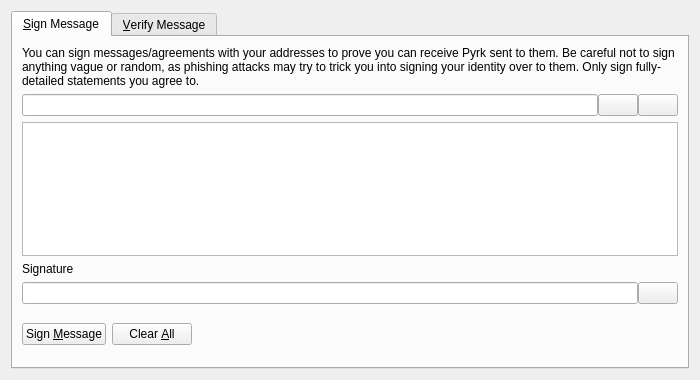
<?xml version="1.0" encoding="UTF-8"?>
<ui version="4.0">
 <class>SignVerifyMessageDialog</class>
 <widget class="QDialog" name="SignVerifyMessageDialog">
  <property name="geometry">
   <rect>
    <x>0</x>
    <y>0</y>
    <width>700</width>
    <height>380</height>
   </rect>
  </property>
  <property name="windowTitle">
   <string>Signatures - Sign / Verify a Message</string>
  </property>
  <property name="modal">
   <bool>true</bool>
  </property>
  <layout class="QVBoxLayout" name="verticalLayout">
   <item>
    <widget class="QTabWidget" name="tabWidget">
     <property name="currentIndex">
      <number>0</number>
     </property>
     <widget class="QWidget" name="tabSignMessage">
      <attribute name="title">
       <string>&amp;Sign Message</string>
      </attribute>
      <layout class="QVBoxLayout" name="verticalLayout_SM">
       <item>
        <widget class="QLabel" name="infoLabel_SM">
         <property name="text">
          <string>You can sign messages/agreements with your addresses to prove you can receive Pyrk sent to them. Be careful not to sign anything vague or random, as phishing attacks may try to trick you into signing your identity over to them. Only sign fully-detailed statements you agree to.</string>
         </property>
         <property name="textFormat">
          <enum>Qt::PlainText</enum>
         </property>
         <property name="wordWrap">
          <bool>true</bool>
         </property>
        </widget>
       </item>
       <item>
        <layout class="QHBoxLayout" name="horizontalLayout_1_SM">
         <property name="spacing">
          <number>0</number>
         </property>
         <item>
          <widget class="QValidatedLineEdit" name="addressIn_SM">
           <property name="toolTip">
            <string>The Pyrk address to sign the message with</string>
           </property>
          </widget>
         </item>
         <item>
          <widget class="QPushButton" name="addressBookButton_SM">
           <property name="toolTip">
            <string>Choose previously used address</string>
           </property>
           <property name="text">
            <string/>
           </property>
           <property name="shortcut">
            <string>Alt+A</string>
           </property>
           <property name="autoDefault">
            <bool>false</bool>
           </property>
          </widget>
         </item>
         <item>
          <widget class="QPushButton" name="pasteButton_SM">
           <property name="toolTip">
            <string>Paste address from clipboard</string>
           </property>
           <property name="text">
            <string/>
           </property>
           <property name="shortcut">
            <string>Alt+P</string>
           </property>
           <property name="autoDefault">
            <bool>false</bool>
           </property>
          </widget>
         </item>
        </layout>
       </item>
       <item>
        <widget class="QPlainTextEdit" name="messageIn_SM">
         <property name="toolTip">
          <string>Enter the message you want to sign here</string>
         </property>
        </widget>
       </item>
       <item>
        <widget class="QLabel" name="signatureLabel_SM">
         <property name="text">
          <string>Signature</string>
         </property>
         <property name="textFormat">
          <enum>Qt::PlainText</enum>
         </property>
        </widget>
       </item>
       <item>
        <layout class="QHBoxLayout" name="horizontalLayout_2_SM">
         <property name="spacing">
          <number>0</number>
         </property>
         <item>
          <widget class="QLineEdit" name="signatureOut_SM">
           <property name="font">
            <font>
             <italic>true</italic>
            </font>
           </property>
           <property name="readOnly">
            <bool>true</bool>
           </property>
          </widget>
         </item>
         <item>
          <widget class="QPushButton" name="copySignatureButton_SM">
           <property name="toolTip">
            <string>Copy the current signature to the system clipboard</string>
           </property>
           <property name="text">
            <string/>
           </property>
           <property name="autoDefault">
            <bool>false</bool>
           </property>
          </widget>
         </item>
        </layout>
       </item>
       <item>
        <layout class="QHBoxLayout" name="horizontalLayout_3_SM">
         <item>
          <widget class="QPushButton" name="signMessageButton_SM">
           <property name="toolTip">
            <string>Sign the message to prove you own this Pyrk address</string>
           </property>
           <property name="text">
            <string>Sign &amp;Message</string>
           </property>
           <property name="autoDefault">
            <bool>false</bool>
           </property>
          </widget>
         </item>
         <item>
          <widget class="QPushButton" name="clearButton_SM">
           <property name="toolTip">
            <string>Reset all sign message fields</string>
           </property>
           <property name="text">
            <string>Clear &amp;All</string>
           </property>
           <property name="autoDefault">
            <bool>false</bool>
           </property>
          </widget>
         </item>
         <item>
          <spacer name="horizontalSpacer_1_SM">
           <property name="orientation">
            <enum>Qt::Horizontal</enum>
           </property>
           <property name="sizeHint" stdset="0">
            <size>
             <width>40</width>
             <height>48</height>
            </size>
           </property>
          </spacer>
         </item>
         <item>
          <widget class="QLabel" name="statusLabel_SM">
           <property name="font">
            <font>
             <weight>75</weight>
             <bold>true</bold>
            </font>
           </property>
           <property name="text">
            <string/>
           </property>
           <property name="wordWrap">
            <bool>true</bool>
           </property>
          </widget>
         </item>
         <item>
          <spacer name="horizontalSpacer_2_SM">
           <property name="orientation">
            <enum>Qt::Horizontal</enum>
           </property>
           <property name="sizeHint" stdset="0">
            <size>
             <width>40</width>
             <height>48</height>
            </size>
           </property>
          </spacer>
         </item>
        </layout>
       </item>
      </layout>
     </widget>
     <widget class="QWidget" name="tabVerifyMessage">
      <attribute name="title">
       <string>&amp;Verify Message</string>
      </attribute>
      <layout class="QVBoxLayout" name="verticalLayout_VM">
       <item>
        <widget class="QLabel" name="infoLabel_VM">
         <property name="text">
          <string>Enter the receiver's address, message (ensure you copy line breaks, spaces, tabs, etc. exactly) and signature below to verify the message. Be careful not to read more into the signature than what is in the signed message itself, to avoid being tricked by a man-in-the-middle attack. Note that this only proves the signing party receives with the address, it cannot prove sendership of any transaction!</string>
         </property>
         <property name="textFormat">
          <enum>Qt::PlainText</enum>
         </property>
         <property name="alignment">
          <set>Qt::AlignLeading|Qt::AlignLeft|Qt::AlignTop</set>
         </property>
         <property name="wordWrap">
          <bool>true</bool>
         </property>
        </widget>
       </item>
       <item>
        <layout class="QHBoxLayout" name="horizontalLayout_1_VM">
         <property name="spacing">
          <number>0</number>
         </property>
         <item>
          <widget class="QValidatedLineEdit" name="addressIn_VM">
           <property name="toolTip">
            <string>The Pyrk address the message was signed with</string>
           </property>
          </widget>
         </item>
         <item>
          <widget class="QPushButton" name="addressBookButton_VM">
           <property name="toolTip">
            <string>Choose previously used address</string>
           </property>
           <property name="text">
            <string/>
           </property>
           <property name="shortcut">
            <string>Alt+A</string>
           </property>
           <property name="autoDefault">
            <bool>false</bool>
           </property>
          </widget>
         </item>
        </layout>
       </item>
       <item>
        <widget class="QPlainTextEdit" name="messageIn_VM"/>
       </item>
       <item>
        <widget class="QValidatedLineEdit" name="signatureIn_VM"/>
       </item>
       <item>
        <layout class="QHBoxLayout" name="horizontalLayout_2_VM">
         <item>
          <widget class="QPushButton" name="verifyMessageButton_VM">
           <property name="toolTip">
            <string>Verify the message to ensure it was signed with the specified Pyrk address</string>
           </property>
           <property name="text">
            <string>Verify &amp;Message</string>
           </property>
           <property name="autoDefault">
            <bool>false</bool>
           </property>
          </widget>
         </item>
         <item>
          <widget class="QPushButton" name="clearButton_VM">
           <property name="toolTip">
            <string>Reset all verify message fields</string>
           </property>
           <property name="text">
            <string>Clear &amp;All</string>
           </property>
           <property name="autoDefault">
            <bool>false</bool>
           </property>
          </widget>
         </item>
         <item>
          <spacer name="horizontalSpacer_1_VM">
           <property name="orientation">
            <enum>Qt::Horizontal</enum>
           </property>
           <property name="sizeHint" stdset="0">
            <size>
             <width>40</width>
             <height>48</height>
            </size>
           </property>
          </spacer>
         </item>
         <item>
          <widget class="QLabel" name="statusLabel_VM">
           <property name="font">
            <font>
             <weight>75</weight>
             <bold>true</bold>
            </font>
           </property>
           <property name="text">
            <string/>
           </property>
           <property name="wordWrap">
            <bool>true</bool>
           </property>
          </widget>
         </item>
         <item>
          <spacer name="horizontalSpacer_2_VM">
           <property name="orientation">
            <enum>Qt::Horizontal</enum>
           </property>
           <property name="sizeHint" stdset="0">
            <size>
             <width>40</width>
             <height>48</height>
            </size>
           </property>
          </spacer>
         </item>
        </layout>
       </item>
      </layout>
     </widget>
    </widget>
   </item>
  </layout>
 </widget>
 <customwidgets>
  <customwidget>
   <class>QValidatedLineEdit</class>
   <extends>QLineEdit</extends>
   <header>qvalidatedlineedit.h</header>
  </customwidget>
 </customwidgets>
 <resources>
  <include location="../dash.qrc"/>
 </resources>
 <connections/>
</ui>
